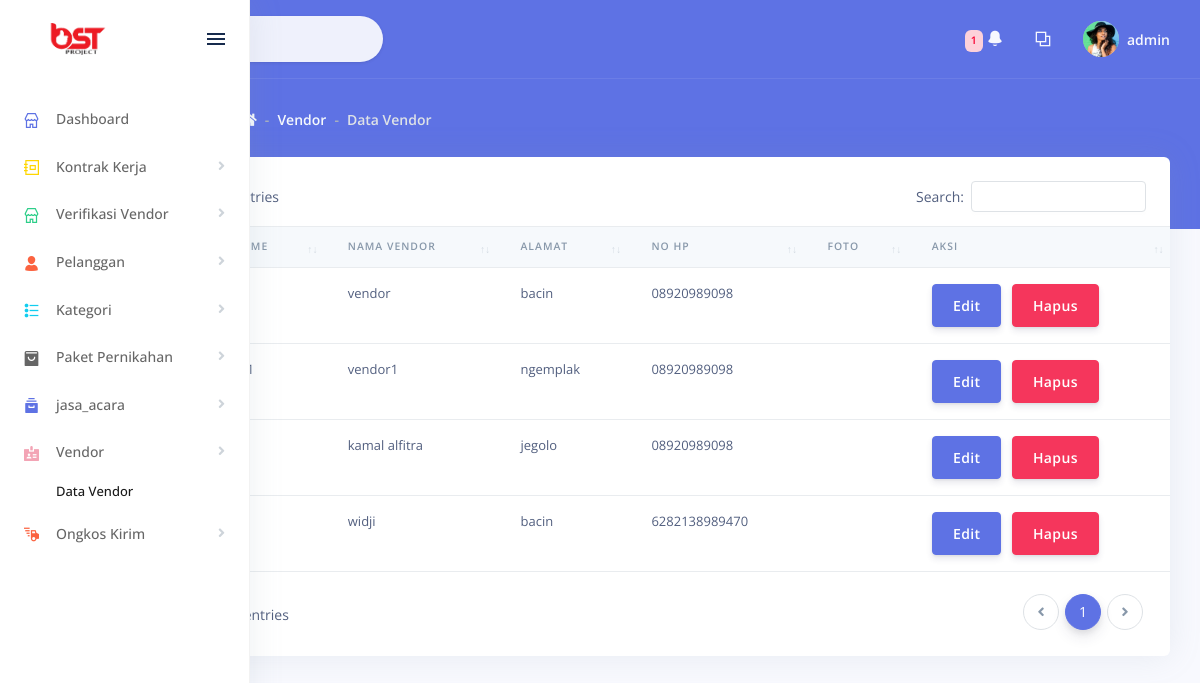
The page /admin/home_admin/index.php?page=data_vendor (signed in) on the database its author committed.
### tables this page shows
CREATE TABLE `vendor` (
  `id_vendor` int(11) NOT NULL,
  `username` varchar(30) NOT NULL,
  `password` varchar(30) NOT NULL,
  `nama_vendor` varchar(30) NOT NULL,
  `nama_pemilik` varchar(50) NOT NULL,
  `alamat` varchar(50) NOT NULL,
  `no_hp` varchar(14) NOT NULL,
  `foto` text NOT NULL,
  `aktif` int(11) NOT NULL
);

### admin/home_admin/data_vendor.php (the view, shortened to what this page needs)
<div class="header bg-primary pb-6">
    <div class="container-fluid">
        <div class="header-body">
            <div class="row align-items-center py-4">
                <div class="col-lg-6 col-7">
                    <h6 class="h2 text-white d-inline-block mb-0">Data Vendor</h6>
                    <nav aria-label="breadcrumb" class="d-none d-md-inline-block ml-md-4">
                        <ol class="breadcrumb breadcrumb-links breadcrumb-dark">
                            <li class="breadcrumb-item"><a href="?page=dashboard"><i class="fas fa-home"></i></a></li>
                            <li class="breadcrumb-item"><a href="#">Vendor</a></li>
                            <li class="breadcrumb-item active" aria-current="page">Data Vendor</li>
                        </ol>
                    </nav>
                </div>
            </div>
        </div>
    </div>
</div>
<div class="container-fluid mt--6">
    <div class="row">
        <div class="col">
            <div class="card">
                <div class="table-responsive py-4">
                    <table class="table table-flush" id="datatable-basic">
                        <thead class="thead-light">
                            <tr>
                                <th>No</th>
                                <th>Username</th>
                                <th>Nama Vendor</th>
                                <th>Alamat</th>
                                <th>No Hp</th>
                                <th>Foto</th>
                                <th>Aksi</th>
                            </tr>
                        </thead>
                        <tbody>
                            <?php include '../../koneksi/koneksi.php';
                            $no = 1;
                            $data = mysqli_query($koneksi, "SELECT * FROM vendor ");
                            while ($d = mysqli_fetch_array($data)) {
                            ?>
                                <tr>
                                    <td><?= $no++; ?></td>
                                    <td><?= $d['username'] ?></td>
                                    <td><?= $d['nama_vendor'] ?></td>
                                    <td><?= $d['alamat'] ?></td>
                                    <td><?= $d['no_hp'] ?></td>
                                    <td><?= $d['foto'] ?></td>
                                    <td><a href="#" type="button" class="btn btn-primary btn-xs" data-toggle="modal" data-target="#myModal<?= $d['id_vendor']; ?>">Edit</a>
                                        <a href="hapus_vendor.php?id=<?php echo $d['id_vendor'] ?>" class="btn btn-danger btn-xs waves-effect waves-light"> Hapus</a></td>
                                </tr>
                            <?php
                            }
                            ?>
                        </tbody>
                    </table>
                </div>
            </div>

### admin/home_admin/index.php (shortened to what this page needs)
<!DOCTYPE html>
<html>
<head>
    <link rel="stylesheet" href="../../assets/vendor/nucleo/css/nucleo.css" type="text/css">
    <link rel="stylesheet" href="../../assets/vendor/@fortawesome/fontawesome-free/css/all.min.css" type="text/css">
    <link rel="stylesheet" href="../../assets/vendor/datatables.net-bs4/css/dataTables.bootstrap4.min.css">
    <link rel="stylesheet" href="../../assets/vendor/datatables.net-buttons-bs4/css/buttons.bootstrap4.min.css">
    <link rel="stylesheet" href="../../assets/vendor/datatables.net-select-bs4/css/select.bootstrap4.min.css">
    <link rel="stylesheet" href="../../assets/css/argon.css?v=1.1.0" type="text/css">
</head>
<?php
include "../../koneksi/koneksi.php";
$query = mysqli_query($koneksi, "SELECT * FROM admin WHERE id_user='" . $_SESSION['id_user'] . "'");
$data = mysqli_fetch_array($query);
?>
<body>
    <nav class="sidenav navbar navbar-vertical fixed-left navbar-expand-xs navbar-light bg-white" id="sidenav-main">
        <div class="scrollbar-inner">
            <div class="sidenav-header d-flex align-items-center">
                <a class="navbar-brand" href="../pages/dashboards/dashboard.html">
                    <img src="../../assets/img/brand/blue.png" class="navbar-brand-img" alt="...">
                </a>
                <div class="ml-auto">
                    <div class="sidenav-toggler d-none d-xl-block" data-action="sidenav-unpin" data-target="#sidenav-main">
                        <div class="sidenav-toggler-inner">
                            <i class="sidenav-toggler-line"></i>
                            <i class="sidenav-toggler-line"></i>
                            <i class="sidenav-toggler-line"></i>
                        </div>
                    </div>
                </div>
            </div>
            <div class="navbar-inner">
                <div class="collapse navbar-collapse" id="sidenav-collapse-main">
                    <ul class="navbar-nav">
                        <li class="nav-item" <?php if (isset($_GET['page']) && $_GET['page'] == 'dashboard') {
                                                    echo 'class="active"';
                                                } ?>>
                            <a class="nav-link" href="?page=dashboard">
                                <i class="ni ni-shop text-primary"></i>
                                <span class="nav-link-text">Dashboard</span>
                            </a>
                        </li>
                        <li class="nav-item">
                            <a class="nav-link" href="#navbar-kontrak" data-toggle="collapse" role="button" aria-expanded="false" aria-controls="navbar-kontrak">
                                <i class="ni ni-collection text-yellow"></i>
                                <span class="nav-link-text">Kontrak Kerja</span>
                            </a>
                        </li>
                        <li class="nav-item">
                            <a class="nav-link" href="#navbar-verifikasi" data-toggle="collapse" role="button" aria-expanded="false" aria-controls="navbar-verifikasi">
                                <i class="ni ni-shop text-green"></i>
                                <span class="nav-link-text">Verifikasi Vendor</span>
                            </a>
                        </li>
                        <li class="nav-item">
                            <a class="nav-link" href="#navbar-examples" data-toggle="collapse" role="button" aria-expanded="false" aria-controls="navbar-examples">
                                <i class="ni ni-single-02 text-orange"></i>
                                <span class="nav-link-text">Pelanggan</span>
                            </a>
                        </li>
                        <li class="nav-item">
                            <a class="nav-link" href="#navbar-kategori" data-toggle="collapse" role="button" aria-expanded="false" aria-controls="navbar-kategori">
                                <i class="ni ni-bullet-list-67 text-info"></i>
                                <span class="nav-link-text">Kategori</span>
                            </a>
                        </li>
                        <li class="nav-item">
                            <a class="nav-link" href="#navbar-paket" data-toggle="collapse" role="button" aria-expanded="false" aria-controls="navbar-paket">
                                <i class="ni ni-bag-17 text"></i>
                                <span class="nav-link-text">Paket Pernikahan</span>
                            </a>
                        </li>
                        <li class="nav-item">
                            <a class="nav-link" href="#navbar-jasa_acara" data-toggle="collapse" role="button" aria-expanded="false" aria-controls="navbar-paket">
                                <i class="ni ni-archive-2 text-primary"></i>
                                <span class="nav-link-text">jasa_acara</span>
                            </a>
                        </li>
                        <li class="nav-item">
                            <a class="nav-link" href="#navbar-vendor" data-toggle="collapse" role="button" aria-expanded="false" aria-controls="navbar-vendor">
                                <i class="ni ni-badge text-pink"></i>
                                <span class="nav-link-text">Vendor</span>
                            </a>
                            <div <?php if (isset($_GET['page']) && $_GET['page'] == 'data_vendor') {
                                        echo 'class="collapse show"';
                                    } else {
                                        echo 'class="collapse"';
                                    } ?> id="navbar-vendor">
                                <ul class="nav nav-sm flex-column">
                                    <li class="nav-item">
                                    <li <?php if (isset($_GET['page']) && $_GET['page'] == 'data_vendor') {
                                            echo 'class="active"';
                                        } ?>>
                                        <a href="?page=data_vendor" class="nav-link">Data Vendor</a>
                                    </li>
                                </ul>
                            </div>
                        </li>
                        <li class="nav-item">
                            <a class="nav-link" href="#navbar-ongkir" data-toggle="collapse" role="button" aria-expanded="false" aria-controls="navbar-vendor">
                                <i class="ni ni-delivery-fast text-orange"></i>
                                <span class="nav-link-text">Ongkos Kirim</span>
                            </a>
                        </li>
                    </ul>
                </div>
            </div>
        </div>
    </nav>
    <div class="main-content" id="panel">
        <nav class="navbar navbar-top navbar-expand navbar-dark bg-primary border-bottom">
            <div class="container-fluid">
                <div class="collapse navbar-collapse" id="navbarSupportedContent">
                    <form class="navbar-search navbar-search-light form-inline mr-sm-3" id="navbar-search-main">
                        <div class="form-group mb-0">
                            <div class="input-group input-group-alternative input-group-merge">
                                <div class="input-group-prepend">
                                    <span class="input-group-text"><i class="fas fa-search"></i></span>
                                </div>
                                <input class="form-control" placeholder="Search" type="text">
                            </div>
                        </div>
                    </form>
                    <ul class="navbar-nav align-items-center ml-md-auto">
                        <?php
                        $hitung_notif = mysqli_query($koneksi, "SELECT COUNT(id_pemesanan) AS notif FROM pemesanan WHERE status = 'Pembayaran Diverifikasi'");
                        $h = mysqli_fetch_array($hitung_notif);
                        ?>
                        <li class="nav-item dropdown">
                            <a class="nav-link" href="#" role="button" data-toggle="dropdown" aria-haspopup="true" aria-expanded="false">
                                <small class="badge badge-sm badge-danger">
                                    <?php if ($h['notif'] == NULL) {
                                        echo '';
                                    } else {
                                        echo '' . $h['notif'] . '';
                                    } ?></small>
                                <i class="ni ni-bell-55"></i>
                            </a>
                        </li>
                        <li class="nav-item dropdown">
                            <a class="nav-link" href="#" role="button" data-toggle="dropdown" aria-haspopup="true" aria-expanded="false">
                                <i class="ni ni-ungroup"></i>
                            </a>
                        </li>
                    </ul>
                    <ul class="navbar-nav align-items-center ml-auto ml-md-0">
                        <li class="nav-item dropdown">
                            <a class="nav-link pr-0" href="#" role="button" data-toggle="dropdown" aria-haspopup="true" aria-expanded="false">
                                <div class="media align-items-center">
                                    <span class="avatar avatar-sm rounded-circle">
                                        <img alt="Image placeholder" src="../../assets/img/theme/team-4.jpg">
                                    </span>
                                    <div class="media-body ml-2 d-none d-lg-block">
                                        <span class="mb-0 text-sm  font-weight-bold"><?php echo $data['nama'] ?></span>
                                    </div>
                                </div>
                            </a>
                        </li>
                    </ul>
                </div>
            </div>
        </nav>
        <?php
        require_once "page.php";
        ?>
    </div>
</body>
</html>

### rows shown on the page
vendor: nama_vendor "vendor", alamat "bacin", no_hp "08920989098"
vendor: nama_vendor "vendor1", alamat "ngemplak", no_hp "08920989098"
vendor: nama_vendor "kamal alfitra", alamat "jegolo", no_hp "08920989098"
vendor: nama_vendor "widji", alamat "bacin", no_hp "6282138989470"

### other values the page prints
$h['notif'] "1"
$data['nama'] "admin"
